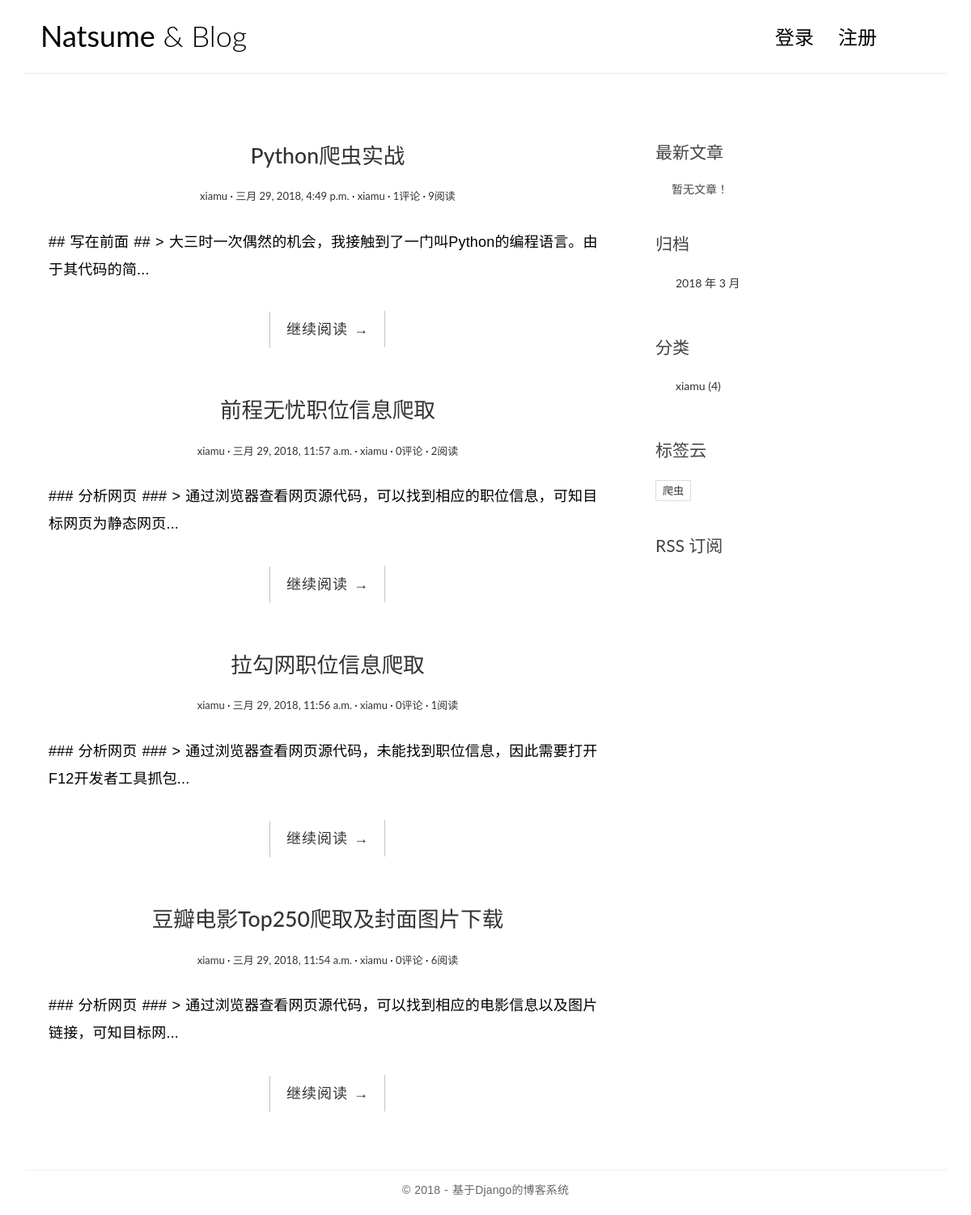
The app's page /category/4/ with its own data.
### blog/models.py (models this page shows, shortened)
@python_2_unicode_compatible
class Post(models.Model):
    title = models.CharField(max_length=70)
    body = models.TextField()
    created_time = models.DateTimeField()
    modified_time = models.DateTimeField()
    excerpt = models.CharField(max_length=200, blank=True)
    category = models.ForeignKey(Category)
    tags = models.ManyToManyField(Tag, blank=True)
    author = models.ForeignKey(User)
    views = models.PositiveIntegerField(default=0)
    def get_absolute_url(self):
        return reverse('blog:detail', kwargs={'pk': self.pk})
    class Meta:
        ordering = ['-created_time']

@python_2_unicode_compatible
class Category(models.Model):
    name = models.CharField(max_length=100)

@python_2_unicode_compatible
class Tag(models.Model):
    name = models.CharField(max_length=100)

### blog/views.py (the view)
# urls.py: url(r'^category/(?P<pk>[0-9]+)/$', views.CategoryView.as_view(), name='category'),
class CategoryView(ListView):
    model = Post
    template_name = 'blog/index.html'
    context_object_name = 'post_list'
    def get_queryset(self):
        cate = get_object_or_404(Category, pk=self.kwargs.get('pk'))
        return super(CategoryView, self).get_queryset().filter(category=cate)

### blog/templatetags/blog_tags.py (called while the page is built)
@register.simple_tag
def get_recent_posts(num=5):
    return Post.objects.all()[:num]

@register.simple_tag
def archives():
    return Post.objects.dates('created_time', 'month', order='DESC')

@register.simple_tag
def get_categories():
    return Category.objects.annotate(num_posts=Count('post')).filter(num_posts__gt=0)

@register.simple_tag
def get_tags():
    return Tag.objects.annotate(num_posts=Count('post')).filter(num_posts__gt=0)

### templates/blog/index.html (shortened to what this page needs)
{% extends 'base.html' %}
{% block main %}
    {% for post in post_list %}
    <article class="post post-{{ post.pk }}">
        <header class="entry-header">
            <h1 class="entry-title">
                <a href="{{ post.get_absolute_url }}">{{ post.title }}</a>
            </h1>
            <div class="entry-meta">
                <span class="post-category"><a href="{% url 'blog:category' post.category.pk %}">{{ post.category.name }}</a></span>
                <span class="post-date"><a href="#"><time class="entry-date"
                                                          datetime="{{ post.created_time }}">{{ post.created_time }}</time></a></span>
                <span class="post-author"><a href="#">{{ post.author }}</a></span>
                <span class="comments-link"><a href="{% url 'blog:detail' post.pk %}">{{ post.comments_set.count }}评论</a></span>
                <span class="views-count"><a href="#">{{ post.views }}阅读</a></span>
            </div>
        </header>
        <div class="entry-content clearfix">
            <p>{{ post.body|truncatechars:54 }}...</p>
            <div class="read-more cl-effect-14">
                <a href="{{ post.get_absolute_url }}" class="more-link">继续阅读 <span class="meta-nav">→</span></a>
            </div>
        </div>
    </article>
    {% empty %}
        <div class="no-post">暂时还没有发布的文章！</div>
    {% endfor %}
{% endblock main %}

### templates/base.html (shortened to what this page needs)
{% load staticfiles %}
{% load blog_tags %}
<!DOCTYPE html>
<html>
<head>
    <link rel="stylesheet" href="http://code.ionicframework.com/ionicons/2.0.1/css/ionicons.min.css">
    <link rel="stylesheet" href="{% static 'blog/css/bootstrap.min.css' %}">
    <link rel="stylesheet" href="{% static 'blog/css/pace.css' %}">
    <link rel="stylesheet" href="{% static 'blog/css/custom.css' %}">
    <link rel="stylesheet" href="{% static 'blog/css/highlights/github.css' %}">
</head>
<body>
<div class="container">
    <header id="site-header">
        <div class="row">
            <div class="col-md-4 col-sm-5 col-xs-8">
                <div class="logo">
                    <h1><a href="{% url 'blog:index' %}"><b>Natsume</b> &amp; Blog</a></h1>
                </div>
            </div>
            <div class="col-md-8 col-sm-7 col-xs-4">
                <nav class="main-nav" role="navigation">
                    <div class="collapse navbar-collapse" id="bs-example-navbar-collapse-1">
                        <ul class="nav navbar-nav navbar-right">
                            {% if user.is_authenticated %}
                            <li class="cl-effect-11"><a href="#" data-hover="欢迎你！">欢迎你！</a></li>
                            <li class="cl-effect-11"><a href="#" data-hover="{{ user.username }}">{{ user.username }}</a></li>
                            <li class="cl-effect-11"><a href="{% url 'password_change' %}?next={{ request.path }}" data-hover="修改密码">修改密码</a></li>
                            <li class="cl-effect-11"><a href="{% url 'logout' %}?next={{ request.path }}" data-hover="注销">注销</a></li>
                            {% else %}
                            <li class="cl-effect-11"><a href="{% url 'login' %}?next={{ request.path }}" data-hover="登录">登录</a></li>
                            <li class="cl-effect-11"><a href="{% url 'users:register' %}" data-hover="注册">注册</a></li>
                            {% endif %}
                        </ul>
                    </div>
                </nav>
            </div>
        </div>
    </header>
</div>
<div class="content-body">
    <div class="container">
        <div class="row">
            <main class="col-md-8">
                {% block main %}
                {% endblock main %}
            </main>
            <aside class="col-md-4">
                <div class="widget widget-recent-posts">
                    <h3 class="widget-title">最新文章</h3>
                    {% get_recent_posts as recent_post_lists %}
                    <ul>
                        {% for post in recent_post_list %}
                        <li>
                            <a href="{{ post.get_absolute_url }}">{{ post.title }}</a>
                        </li>
                        {% empty %}
                        暂无文章！
                        {% endfor %}
                    </ul>
                </div>
                <div class="widget widget-archives">
                    <h3 class="widget-title">归档</h3>
                    {% archives as date_list %}
                    <ul>
                        {% for date in date_list %}
                        <li>
                            <a href="{% url 'blog:archives' date.year date.month %}">{{ date.year }} 年 {{ date.month }} 月</a>
                        </li>
                        {% empty %}
                        暂无归档！
                        {% endfor %}
                    </ul>
                </div>
                <div class="widget widget-category">
                    <h3 class="widget-title">分类</h3>
                    {% get_categories as category_list %}
                    <ul>
                        {% for category in category_list %}
                        <li>
                            <a href="{% url 'blog:category' category.pk %}">{{ category.name }}
                            <span class="post-count">({{ category.num_posts }})</span> </a>
                        </li>
                        {% empty %}
                        暂无分类！
                        {% endfor %}
                    </ul>
                </div>
                <div class="widget widget-tag-cloud">
                    <h3 class="widget-title">标签云</h3>
                    {% get_tags as tag_list %}
                    <ul>
                        {% for tag in tag_list %}
                        <li>
                            <a href="{% url 'blog:tag' tag.pk %}">{{ tag.name }}</a>
                        </li>
                        {% empty %}
                        暂无标签！
                        {% endfor %}
                    </ul>
                </div>
                <div class="rss">
                    <a href="{% url 'rss' %}"> RSS 订阅</a>
                </div>
            </aside>
        </div>
    </div>
</div>
<footer id="site-footer">
    <div class="container">
        <div class="row">
            <div class="col-md-12">
                <p class="copyright">&copy 2018 - 基于Django的博客系统
                </p>
            </div>
        </div>
    </div>
</footer>
</body>
</html>

### blog/static/blog/css/custom.css (style rules this page uses)
* { outline: none; }
h1, h2, h3, h4, h5, h6 { margin-top: 0; }
b { font-weight: 400; }
a { color: #333; }
body { color: #444; font-family: 'Lato', sans-serif; }
p { font-family: 'Ubuntu', sans-serif; font-weight: 400; word-spacing: 1px; letter-spacing: 0.01em; }
#site-header { background-color: #FFF; padding: 25px 20px; margin-bottom: 40px; border-bottom: 1px solid #e7e7e7; }
.logo h1 a { color: #000; }
.logo h1 { margin: 0; font-family: 'Lato', sans-serif; font-weight: 300; }
.main-nav { margin-top: 11px; max-width: 95%; }
.main-nav a { color: #000000 !important; padding: 0 0 5px 0 !important; margin-right: 30px; font-family: 'Lato', sans-serif; font-weight: 300; font-size: 24px; }
.cl-effect-11 a { padding: 10px 0; color: #0972b4; text-shadow: none; }
.cl-effect-11 a::before { position: absolute; top: 0; left: 0; overflow: hidden; padding: 0 0 5px 0 !important; max-width: 0; border-bottom: 1px solid #000; color: #000; content: attr(data-hover); white-space: nowrap; -webkit-transition: max-width 0.5s; -moz-transition: max-width 0.5s; transition: max-width 0.5s; }
.content-body { padding-bottom: 4em; }
.post { background: #fff; padding: 30px 30px 0; }
.entry-title { text-align: center; font-size: 1.9em; margin-bottom: 20px; line-height: 1.6; padding: 10px 20px 0; }
.entry-meta { text-align: center; color: #DDDDDD; font-size: 13px; margin-bottom: 30px; }
.entry-content { font-size: 18px; line-height: 1.9; font-weight: 300; color: #000; }
.post-category::after, .post-date::after, .post-author::after, .comments-link::after { content: ' ·'; color: #000; }
.read-more { font-family: 'Ubuntu', sans-serif; font-weight: 400; word-spacing: 1px; letter-spacing: 0.01em; text-align: center; margin-top: 20px; }
.cl-effect-14 a { padding: 0 20px; height: 45px; line-height: 45px; position: relative; display: inline-block; margin: 15px 25px; letter-spacing: 1px; font-weight: 400; text-shadow: 0 0 1px rgba(255, 255, 255, 0.3); }
.cl-effect-14 a::before, .cl-effect-14 a::after { position: absolute; width: 45px; height: 1px; background: #C3C3C3; content: ''; -webkit-transition: all 0.3s; -moz-transition: all 0.3s; transition: all 0.3s; pointer-events: none; }
.cl-effect-14 a::before { top: 0; left: 0; -webkit-transform: rotate(90deg); -moz-transform: rotate(90deg); transform: rotate(90deg); -webkit-transform-origin: 0 0; -moz-transform-origin: 0 0; transform-origin: 0 0; }
.cl-effect-14 a::after { right: 0; bottom: 0; -webkit-transform: rotate(90deg); -moz-transform: rotate(90deg); transform: rotate(90deg); -webkit-transform-origin: 100% 0; -moz-transform-origin: 100% 0; transform-origin: 100% 0; }
.widget { background: #fff; padding: 30px 0 0; }
.widget-title { font-size: 1.5em; margin-bottom: 20px; line-height: 1.6; padding: 10px 0 0; font-weight: 400; }
.widget-recent-posts ul { padding: 0; margin: 0; padding-left: 20px; }
.widget-archives ul { padding: 0; margin: 0; padding-left: 25px; }
.widget-archives ul li { list-style-type: none; position: relative; line-height: 170%; margin-bottom: 10px; }
.widget-archives ul li::before { content: '\f3f3'; font-family: "Ionicons"; position: absolute; left: -25px; top: 1px; font-size: 16px; color: #000; }
.widget-category ul { padding: 0; margin: 0; padding-left: 25px; }
.widget-category ul li { list-style-type: none; position: relative; line-height: 170%; margin-bottom: 10px; }
.widget-category ul li::before { content: '\f3fe'; font-family: "Ionicons"; position: absolute; left: -25px; top: 1px; font-size: 18px; color: #000; }
.widget-tag-cloud ul { padding: 0; margin: 0; margin-right: -10px; }
.widget-tag-cloud ul li { list-style-type: none; font-size: 13px; display: inline-block; margin-right: 10px; margin-bottom: 10px; padding: 3px 8px; border: 1px solid #ddd; }
.rss { font-size: 21px; margin-top: 30px; }
.rss a { color: #444; }
#site-footer { padding-top: 10px; padding: 0 0 1.5em 0; }
.copyright { text-align: center; padding-top: 1em; margin: 0; border-top: 1px solid #eee; color: #666; }

### records on screen
Post: title "Python爬虫实战", category.name "xiamu", created_time "三月 29, 2018, 4:49 p.m.", author "xiamu", comments_set.count "1", views "9", body "## 写在前面 ## > 大三时一次偶然的机会，我接触到了一门叫Python的编程语言。由于其代码的简"
Post: title "前程无忧职位信息爬取", category.name "xiamu", created_time "三月 29, 2018, 11:57 a.m.", author "xiamu", comments_set.count "0", views "2", body "### 分析网页 ### > 通过浏览器查看网页源代码，可以找到相应的职位信息，可知目标网页为静态网页"
Post: title "拉勾网职位信息爬取", category.name "xiamu", created_time "三月 29, 2018, 11:56 a.m.", author "xiamu", comments_set.count "0", views "1", body "### 分析网页 ### > 通过浏览器查看网页源代码，未能找到职位信息，因此需要打开F12开发者工具抓包"
Post: title "豆瓣电影Top250爬取及封面图片下载", category.name "xiamu", created_time "三月 29, 2018, 11:54 a.m.", author "xiamu", comments_set.count "0", views "6", body "### 分析网页 ### > 通过浏览器查看网页源代码，可以找到相应的电影信息以及图片链接，可知目标网"
Category: name "xiamu", num_posts "4"
Tag: name "爬虫"

### other values on screen
{{ date.year }} "2018"
{{ date.month }} "3"
